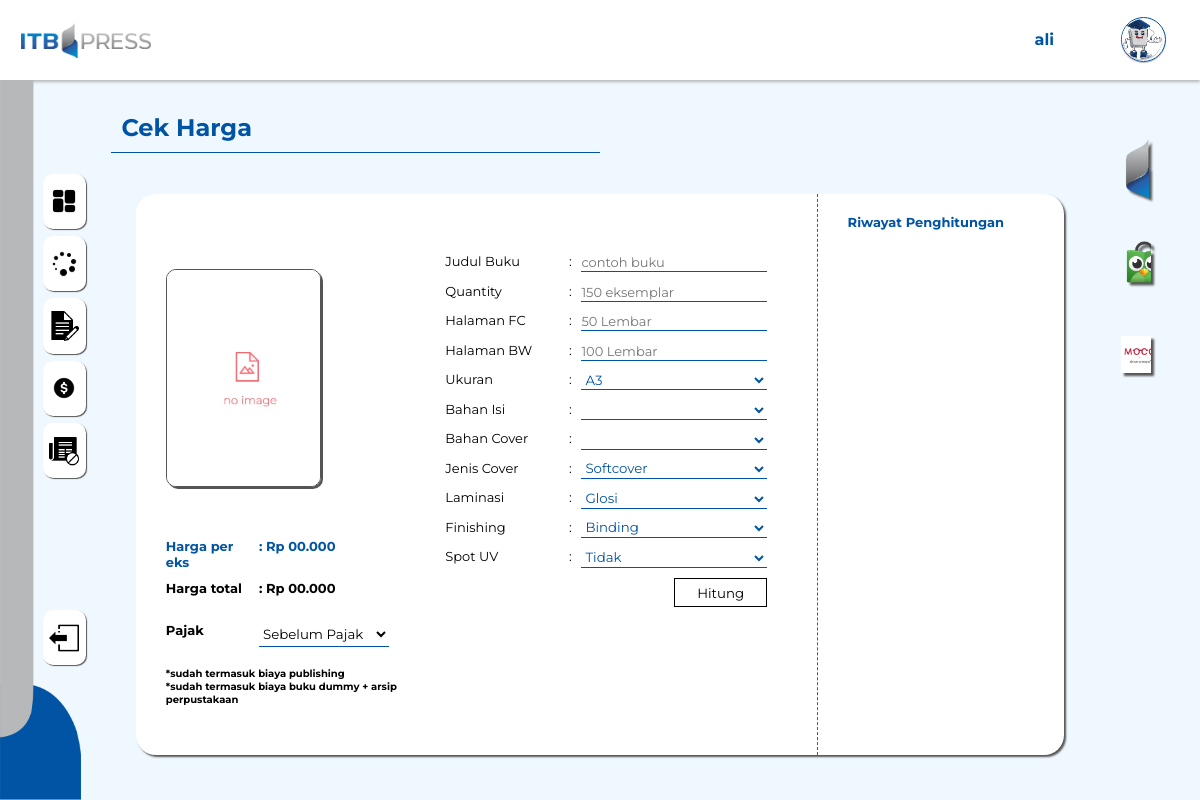
Page /cekharga/index.php (signed in) on the earlier database version.
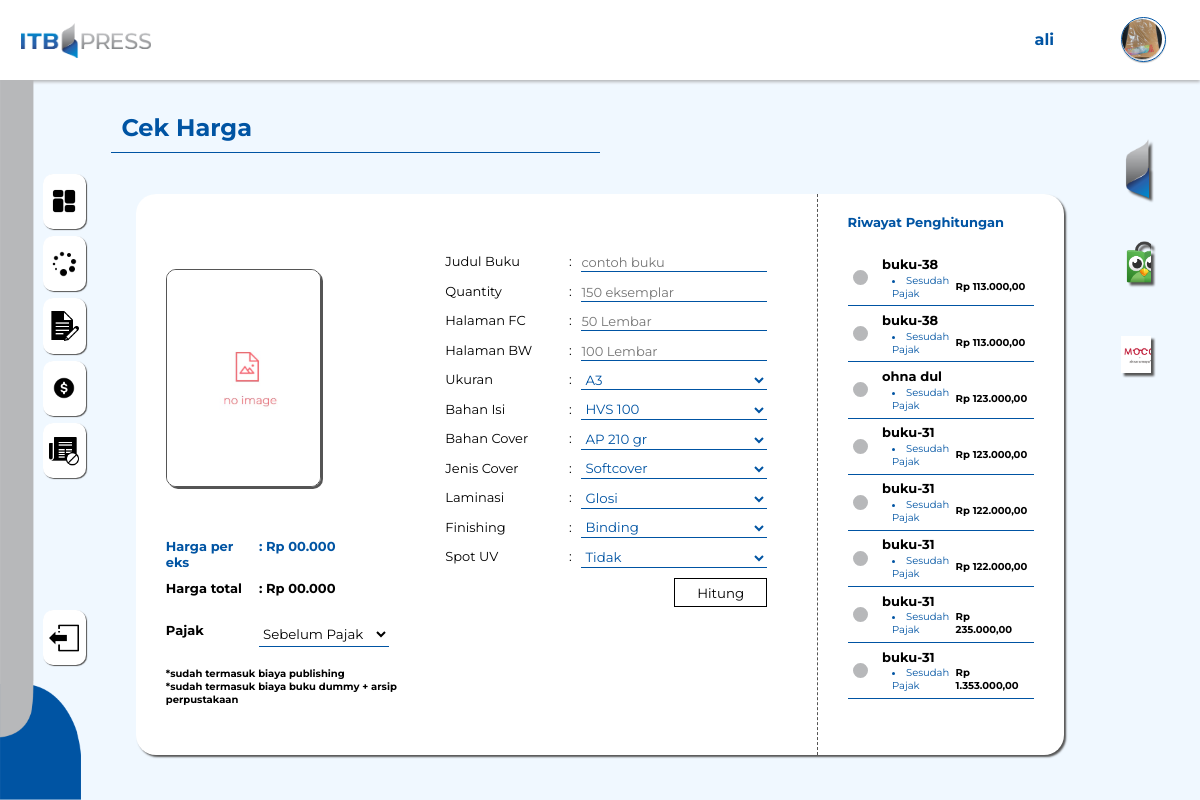
Same page on the later database version.
### tables this page shows
CREATE TABLE `user` (
  `id_user` int(15) NOT NULL,
  `email` varchar(225) NOT NULL,
  `username` varchar(225) NOT NULL,
  `password` varchar(225) NOT NULL,
  `user` varchar(15) NOT NULL,
  `created` datetime NOT NULL DEFAULT current_timestamp(),
  `updated` datetime DEFAULT NULL ON UPDATE current_timestamp()
);

CREATE TABLE `penulis` (
  `id_penulis` int(15) NOT NULL,
  `email` varchar(225) NOT NULL,
  `nama` varchar(225) NOT NULL,
  `phone` varchar(225) NOT NULL,
  `instansi` varchar(225) NOT NULL,
  `jabatan` varchar(225) NOT NULL,
  `no_ktp` varchar(225) NOT NULL,
  `file_ktp` varchar(225) NOT NULL,
  `file_npwp` varchar(225) NOT NULL,
  `rekening` varchar(225) NOT NULL,
  `kontak_lain` varchar(225) NOT NULL,
  `biografi` varchar(225) NOT NULL,
  `file_foto` varchar(225) NOT NULL,
  `created` datetime NOT NULL DEFAULT current_timestamp(),
  `updated` datetime DEFAULT NULL ON UPDATE current_timestamp()
);

CREATE TABLE `riwayat_hpp` (
  `id_riwayat` int(11) NOT NULL,
  `judul` varchar(225) NOT NULL,
  `qty` int(15) NOT NULL,
  `fc` int(15) NOT NULL,
  `bw` int(15) NOT NULL,
  `ukuran` varchar(225) NOT NULL,
  `isi` varchar(225) NOT NULL,
  `cover` varchar(225) NOT NULL,
  `jenis` varchar(225) NOT NULL,
  `laminasi` varchar(225) NOT NULL,
  `finishing` varchar(225) NOT NULL,
  `uv` varchar(225) NOT NULL,
  `pajak` varchar(225) NOT NULL,
  `eks` int(15) NOT NULL,
  `total` int(15) NOT NULL,
  `id_user` int(15) NOT NULL,
  `created` datetime NOT NULL DEFAULT current_timestamp()
);

### cekharga/index.php (the view, shortened to what this page needs)
<?php
require '../conn.php';
$id = $_SESSION['id_user'];
$result = mysqli_query($conn, "SELECT * FROM user WHERE id_user= '$id'");
$user = mysqli_fetch_array($result);
$email = $user['email'];
$penulis = mysqli_query($conn, "SELECT * FROM penulis WHERE email= '$email'");
$data = mysqli_fetch_array($penulis);
$cover = mysqli_query($conn, "SELECT * FROM pilihan WHERE kategori = 'cover'");
$isi = mysqli_query($conn, "SELECT * FROM pilihan WHERE kategori = 'isi'");
function pembulatan($uang){
    $ratusan = substr($uang, -3);
    if($ratusan<0)
    $akhir = $uang - $ratusan;
    else
    $akhir = $uang + (1000-$ratusan);
    echo number_format($akhir, 2, ',', '.');
}
if( !isset($_SESSION["id_user"]) ) {
    $riwayat = mysqli_query($conn, "SELECT * FROM riwayat_hpp WHERE id_user = 'anonim' ORDER BY id_riwayat DESC LIMIT 8");
} else {
    $riwayat = mysqli_query($conn, "SELECT * FROM riwayat_hpp WHERE id_user = '$id' ORDER BY id_riwayat DESC LIMIT 8");
}
?>
<!DOCTYPE html>
<html lang="en">
<head>
    <link rel="stylesheet" href="style.css">
</head>
<body>
    <div class="container">
        <div class="navbar">
            <div class="logo-profil">
                <div class="logo"></div>
            </div>
            <div class="blank-profil"></div>
            <div class="blank-profil-2"></div>
            <a class="profil" href="../user/profil/">
                <div class="blank-box-profil-1"></div>
                <div class="blank-box-profil-2"></div>
                <div class="box-profil">
                    <div class="username"><?php echo $user['username'] ?></div>
                    <div class="avatar">
                        <img src="../gambar/<?php echo $data['file_foto']?>" alt="">
                    </div>
                </div>
            </a>
        </div>
        <div class="sidebar">
            <div class="sidedas">
                <div class="blank-1"></div>
                <div class="blank-3"></div>
                <a href="../user/dasboard/" class="dasboard">
                    <div class="box-dasboard"></div>
                </a>
                <a href="../status/" class="status">
                    <div class="box-status"></div>
                </a>
                <a href="../naskah/" class="naskah">
                    <div class="box-naskah"></div>
                </a>
                <a href="../cekharga/" class="cek-harga">
                    <div class="box-cek-harga"></div>
                </a>
                <a href="../guidelines/" class="guidelines">
                    <div class="box-guidelines"></div>
                </a>
                <div class="logout">
                    <a href="../login/logout.php"class="box-logout"></a>
                </div>
            </div>
            <div class="blank-2">
            </div>
        </div>
        <div class="content">
            <div class="blank-content-1"></div>
            <div class="blank-content-2"></div>
            <div class="box-content">
                <div class="blank-box-content"></div>
                <div class="nametag">Cek Harga</div>
                <form action="control.php" method="post" class="harga">
                    <div class="box-harga">
                        <div class="cover">
                            <div></div>
                            <div class="cover-buku">
                                <img src="../filecover/noimage.jpg" alt="">
                            </div>
                            <div class="total">
                                <p class="eks">Harga per eks</p>
                                <?php if(isset($_GET['eks'])) { ?>
                                    <div class="eks">: Rp <?php echo pembulatan($_GET['eks']) ?></div>
                                <?php } elseif(isset($_GET['idr'])) { ?>
                                    <div class="eks">: Rp <?php echo pembulatan($klikriwayat['eks']) ?></div>
                                <?php } else { ?>
                                    <div class="eks">: Rp 00.000</div>
                                <?php } ?>
                                <p>Harga total</p>
                                <?php if(isset($_GET['total'])) { ?>
                                    <div class="alleks">: Rp <?php echo pembulatan($_GET['total']) ?></div>
                                <?php } elseif(isset($_GET['idr'])) {?>
                                    <div class="alleks">: Rp <?php echo pembulatan($klikriwayat['total']) ?></div>
                                <?php } else { ?>
                                    <div class="alleks">: Rp 00.000</div>
                                <?php } ?>
                                <div class="pajak">Pajak</div>
                                <select name="pajak" id="pajak" onchange="this.form.submit()">
                                    <option value="sebelum">Sebelum Pajak</option>
                                </select>
                            </div>
                            <div class="p">
                                <p>*sudah termasuk biaya publishing</p>
                                <p>*sudah termasuk biaya buku dummy + arsip perpustakaan</p>
                            </div>
                        </div>
                        <div class="inputan">
                            <div class="blann"></div>
                            <div class="blann"></div>
                            <div class="blann"></div>
                            <div class="blann"></div>
                            <div class="blann"></div>
                            <div class="blann"></div>
                            <div class="blann"></div>
                            <div class="blann"></div>
                            <label for="judul">Judul Buku</label>
                            <div>:</div>
                            <?php if(isset($_GET['judul'])) { ?>
                                <input type="text" id="judul" name="judul" placeholder="contoh buku" value="<?php echo $_GET['judul'] ?>">
                            <?php } elseif (isset($_GET['idr'])) { ?>
                                <input type="text" id="judul" name="judul" placeholder="contoh buku"  value="<?php echo $klikriwayat['judul'] ?>">
                            <?php  } else { ?>
                                <input type="text" id="judul" name="judul" placeholder="contoh buku">
                            <?php }  ?>
                            <div></div>
                            <label for="qty">Quantity</label>
                            <div>:</div>
                            <?php if(isset($_GET['qty'])) { ?>
                                <input type="number" id="qty" name="qty" placeholder="150 eksemplar" value="<?php echo $_GET['qty'] ?>">
                            <?php } elseif  (isset($_GET['idr'])) { ?>
                                <input type="number" id="qty" name="qty" placeholder="150 eksemplar" value="<?php echo $klikriwayat['qty'] ?>">
                            <?php } else { ?>
                                <input type="number" id="qty" name="qty" placeholder="150 eksemplar">
                             <?php  } ?>
                             <div></div>
                            <label for="fc">Halaman FC</label>
                            <div>:</div>
                            <?php if(isset($_GET['fc'])) { ?>
                                <input type="number" id="fc" name="fc" placeholder="50 Lembar" value="<?php echo $_GET['fc'] ?>">
                            <?php } elseif (isset($_GET['idr'])) { ?>
                                <input type="number" id="fc" name="fc" placeholder="50 Lembar" value="<?php echo $klikriwayat['fc'] ?>">
                            <?php } else { ?>
                                <input type="number" id="fc" name="fc" placeholder="50 Lembar">
                            <?php  } ?>
                            <div></div>
                            <label for="bw">Halaman BW</label>
                            <div>:</div>
                            <?php if(isset($_GET['bw'])) { ?>
                                <input type="number" id="bw" name='bw' placeholder="100 Lembar" value="<?php echo $_GET['bw'] ?>">
                            <?php } elseif (isset($_GET['idr'])) { ?>
                                <input type="number" id="bw" name='bw' placeholder="100 Lembar" value="<?php echo $klikriwayat['bw'] ?>">
                            <?php } else { ?>
                                <input type="number" id="bw" name='bw' placeholder="100 Lembar">
                            <?php  } ?>
                            <div></div>
                            <label for="ukuran">Ukuran</label>
                            <div>:</div>
                            <select name="ukuran" id="ukuran">
                                <option value="A3">A3</option>
                            </select>
                            <div></div>
                            <label for="isi">Bahan Isi</label>
                            <div>:</div>
                            <select name="isi" id="isi">
                                <?php while ($isis = mysqli_fetch_array($isi)) { ?>
                                        <option value="<?php echo $isis['nama'] ?>"><?php echo $isis['nama'] ?></option>
                                <?php } ?>
                            </select>
                            <div></div>
                            <label for="cover">Bahan Cover</label>
                            <div>:</div>
                            <select name="cover" id="cover">
                                <?php while ($covers = mysqli_fetch_array($cover)) { ?>
                                    <option value="<?php echo $covers['nama'] ?>"><?php echo $covers['nama'] ?></option>
                                <?php } ?>
                            </select>
                            <div></div>
                            <label for="jenis-cover">Jenis Cover</label>
                            <div>:</div>
                            <select name="jenis-cover" id="jenis-cover">
                                <option value="Softcover">Softcover</option>
                            </select>
                            <div></div>
                            <label for="laminasi">Laminasi</label>
                            <div>:</div>
                            <select name="laminasi" id="laminasi">
                                <option value="Glosi">Glosi</option>
                            </select>
                            <div></div>
                            <label for="finishing">Finishing</label>
                            <div>:</div>
                            <select name="finishing" id="finishing">
                                <option value="finishing1">Binding</option>
                            </select>
                            <div></div>
                            <label for="uv">Spot UV</label>
                            <div>:</div>
                            <select name="uv" id="uv">
                                <option value="Tidak">Tidak</option>
                            </select>
                            <div></div>
                            <div></div>
                            <div></div>
                            <button type="submit" name="hitung">Hitung</button>
                        </div>
                        <div class="riwayat">
                            <div class="rrr">Riwayat Penghitungan</div>
                            <?php while($riwayats = mysqli_fetch_array($riwayat )) { ?>
                                <a href=" index.php?idr=<?php echo $riwayats['id_riwayat'] ?>">
                                    <div class="xbulat"></div>
                                    <div class="xjudul" ><?php echo $riwayats['judul'] ?></div>
                                    <?php if($riwayats['pajak'] == 0) { $pajaks = "Sebelum Pajak"; ?>
                                        <li class="xpajak"><?php echo $pajaks ?></li>
                                    <?php } else { $pajaks = "Sesudah Pajak"; ?>
                                        <li class="ypajak"><?php echo $pajaks ?></li>
                                    <?php } ?>
                                    <div class="xharga">Rp <?php echo pembulatan($riwayats['eks']) ?></div>
                                </a>
                            <?php } ?>
                            <div></div>
                        </div>
                    </div>
                </form>
            </div>
        </div>
        <div class="rightcontent">
            <div class="media">
                <div class="box-media">
                    <div class="text-media"></div>
                    <div class="itbpress">
                        <a href="https://www.itbpress.id/" class="icon-itbpress"></a>
                    </div>
                    <div class="tokopedia">
                        <a href="https://www.tokopedia.com/itbpress" class="icon-tokopedia"></a>
                    </div>
                    <div class="moco">
                        <a href="#" class="icon-moco"></a>
                    </div>
                </div>
            </div>
            <div class="blank-right-1"></div>
            <div class="blank-right-2"></div>
        </div>
    </div>
</body>
</html>

Differences in the rows shown:
changed penulis: file_foto: a different picture
added riwayat_hpp: judul "buku-38", pajak "Sesudah Pajak", eks "113.000,00"
added riwayat_hpp: judul "buku-38", pajak "Sesudah Pajak", eks "113.000,00"
added riwayat_hpp: judul "ohna dul", pajak "Sesudah Pajak", eks "123.000,00"
added riwayat_hpp: judul "buku-31", pajak "Sesudah Pajak", eks "123.000,00"
added riwayat_hpp: judul "buku-31", pajak "Sesudah Pajak", eks "122.000,00"
added riwayat_hpp: judul "buku-31", pajak "Sesudah Pajak", eks "122.000,00"
added riwayat_hpp: judul "buku-31", pajak "Sesudah Pajak", eks "235.000,00"
added riwayat_hpp: judul "buku-31", pajak "Sesudah Pajak", eks "1.353.000,00"
Other differences:
form field isi: (not shown) → "HVS 100"
form field cover: (not shown) → "AP 210 gr"
